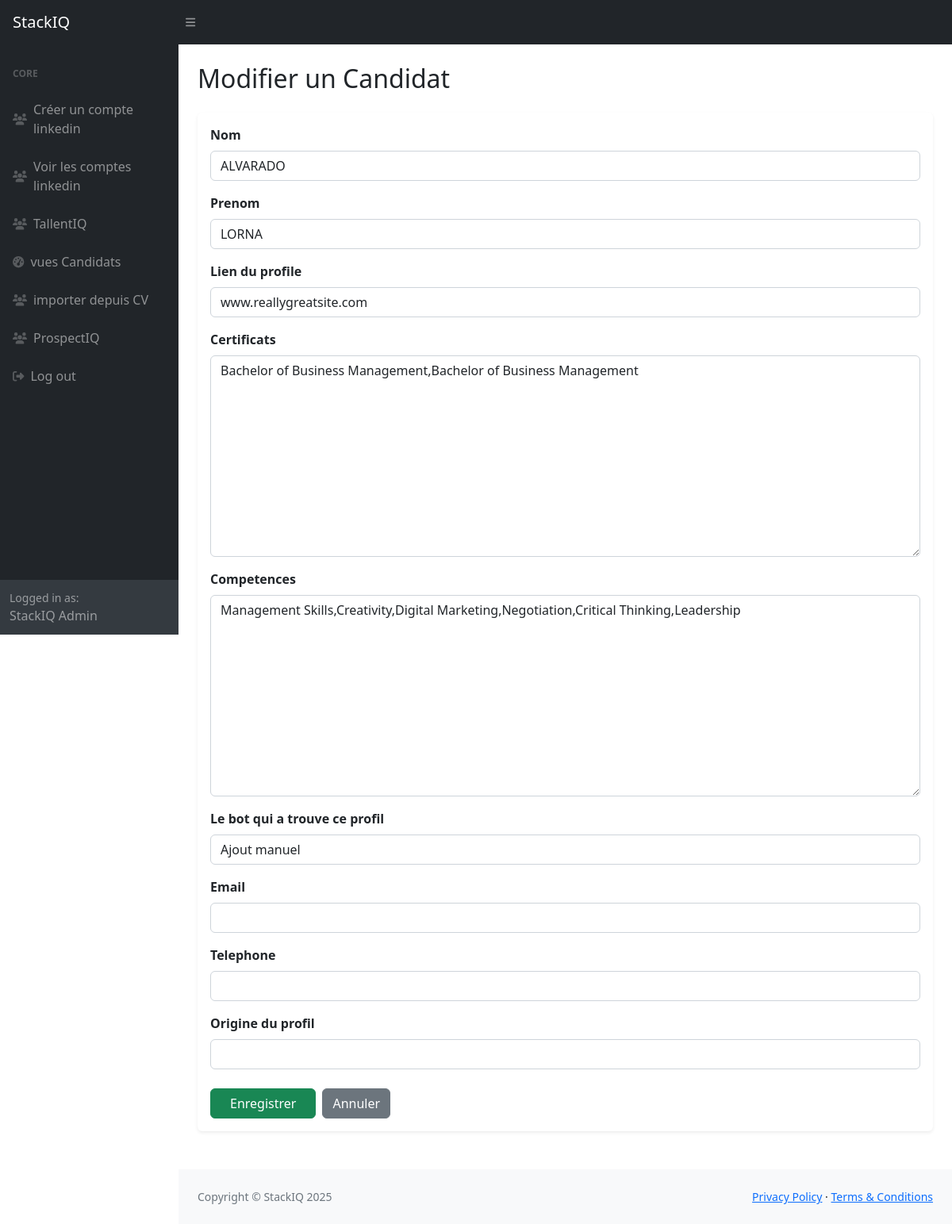
The page /candidats/modifier/6/ (signed in) on the database its author committed.
### stackiq/models.py (models this page shows, shortened)
class Candidat(models.Model):
    nom = models.CharField(max_length=100)
    prenom = models.CharField(max_length=100)
    lien_du_profile = models.URLField(max_length=500)
    certificats = models.TextField(blank=True)
    competences = models.TextField(blank=True)
    le_bot_qui_a_trouve_ce_profil = models.CharField(max_length=100)
    email = models.EmailField(blank=True, null=True)
    telephone = models.CharField(max_length=20, blank=True)
    date_trouve = models.DateTimeField(auto_now_add=True)
    origine_du_profil = models.CharField(max_length=100, blank=True)

### dashboard/views.py (the view)
# urls.py: path('candidats/modifier/<int:candidat_id>/', views.modifier_candidat, name='modifier_candidat'),
@login_required
def modifier_candidat(request, candidat_id):
    print(f"MODIFICATION de {candidat_id}")
    candidat = get_object_or_404(Candidat, id=candidat_id)
    if request.method == 'POST':
        form = CandidatForm(request.POST, instance=candidat)
        if form.is_valid():
            form.save()
            return redirect('view_candidates')
    else:
        form = CandidatForm(instance=candidat)
    return render(request, 'dashboard/ajouter_candidat.html', {'form': form})

### stackiq/forms.py
class CandidatForm(forms.ModelForm):
    class Meta:
        model = Candidat
        fields = '__all__'

### dashboard/templates/dashboard/ajouter_candidat.html (shortened to what this page needs)
{% load static %}
{% load widget_tweaks %}
<!DOCTYPE html>
<html lang="fr">
<head>
    <link href="https://cdn.jsdelivr.net/npm/simple-datatables@7.1.2/dist/style.min.css" rel="stylesheet" />
    <link href="{% static 'dashboard/css/styles.css' %}" rel="stylesheet" />
</head>
<body class="sb-nav-fixed">
    <nav class="sb-topnav navbar navbar-expand navbar-dark bg-dark">
        <a class="navbar-brand ps-3" href="#">StackIQ</a>
        <button class="btn btn-link btn-sm order-1 order-lg-0 me-4 me-lg-0" id="sidebarToggle"><i class="fas fa-bars"></i></button>
    </nav>
    <div id="layoutSidenav">
        <div id="layoutSidenav_nav">
            <nav class="sb-sidenav accordion sb-sidenav-dark" id="sidenavAccordion">
                <div class="sb-sidenav-menu">
                    <div class="nav">
                        <div class="sb-sidenav-menu-heading">Core</div>
                        <a class="nav-link" href="{% url 'createlinkedin' %}">
                            <div class="sb-nav-link-icon"><i class="fas fa-users"></i></div>
                            Créer un compte linkedin
                        </a>
                        <a class="nav-link" href="{% url 'voirlinkedin' %}">
                            <div class="sb-nav-link-icon"><i class="fas fa-users"></i></div>
                            Voir les comptes linkedin
                        </a>
                        <a class="nav-link" href="{% url 'home' %}">
                            <div class="sb-nav-link-icon"><i class="fas fa-users"></i></div>
                            TallentIQ
                        </a>
                        <a class="nav-link" href="{% url 'view_candidates' %}">
                            <div class="sb-nav-link-icon"><i class="fas fa-tachometer-alt"></i></div>
                            vues Candidats
                        </a>
                        <a class="nav-link" href="{% url 'importcv' %}">
                            <div class="sb-nav-link-icon"><i class="fas fa-users"></i></div>
                            importer depuis CV
                        </a>
                        <a class="nav-link" href="{% url 'prospectiq' %}">
                            <div class="sb-nav-link-icon"><i class="fas fa-users"></i></div>
                            ProspectIQ
                        </a>
                        <a class="nav-link" href="{% url 'logout' %}">
                            <div class="sb-nav-link-icon"><i class="fas fa-sign-out-alt"></i></div>
                            Log out
                        </a>
                    </div>
                </div>
                <div class="sb-sidenav-footer">
                    <div class="small">Logged in as:</div>
                    StackIQ Admin
                </div>
            </nav>
        </div>
        <div id="layoutSidenav_content">
            <main>
                <div class="container-fluid px-4 mt-4">
    <h2 class="mb-4">{% if form.instance.id %}Modifier{% else %}Ajouter{% endif %} un Candidat</h2>
    <div class="card shadow-sm border-0 mb-5">
        <div class="card-body">
            <form method="post" novalidate>
                {% for field in form %}
                    <div class="mb-3">
                        <label for="{{ field.id_for_label }}" class="form-label fw-semibold">
                            {{ field.label }}
                        </label>
                        {{ field|add_class:"form-control" }}
                    </div>
                {% endfor %}
                <div class="mt-4 d-flex gap-2">
                    <button type="submit" class="btn btn-success px-4">Enregistrer</button>
                    <a href="{% url 'view_candidates' %}" class="btn btn-secondary">Annuler</a>
                </div>
            </form>
        </div>
    </div>
</div>
            </main>
            <footer class="py-4 bg-light mt-auto">
                <div class="container-fluid px-4">
                    <div class="d-flex justify-content-between small">
                        <div class="text-muted">Copyright &copy; StackIQ 2025</div>
                        <div>
                            <a href="#">Privacy Policy</a>
                            &middot;
                            <a href="#">Terms & Conditions</a>
                        </div>
                    </div>
                </div>
            </footer>
        </div>
    </div>
</body>
</html>

### rows shown on the page
Candidat: form "ALVARADO" "LORNA" "www.reallygreatsite.com" "Bachelor of Business Management,Bachelor of Business Management" "Management Skills,Creativity,Digital Marketing,Negotiation,Critical Thinking,Leadership" "Ajout manuel"

### other values the page prints
{{ field.label }} "Nom" "Prenom" "Lien du profile" "Certificats" "Competences" "Le bot qui a trouve ce profil" "Email" "Telephone" "Origine du profil"
